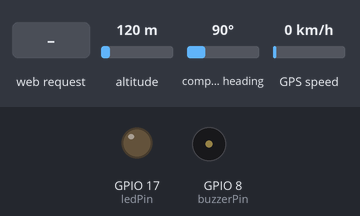
Bench run of a sketch on a simulated ESP32-S3. On the bench: output pins drawn as LEDs (lit = HIGH), buzzer (waves = sounding, pin HIGH). The inputs (shaded band) are chosen by the test bench; at power-on: altitude 120 m, compass heading 90°, GPS speed 0 km/h. WiFi joins after 1.5 s; servers stay silent unless stated; the GPS gets a fix after 3 s at 37.7749, -122.4194 with 8 satellites; what the sketch prints to the serial monitor is not drawn.

Above: at 2.7 s.
2.8 s: HTTP request GET /toggleLED received
At 3.7 s:
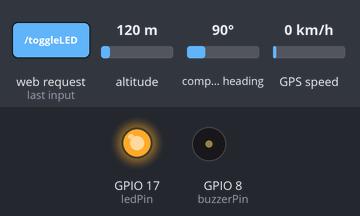
4.3 s: HTTP request GET /toggleBuzzer received
At 4.9 s:
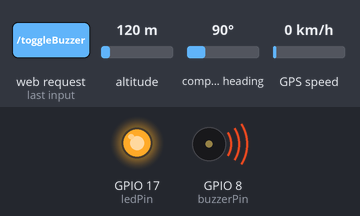
5.8 s: HTTP request GET /toggleLED received
At 6.1 s:
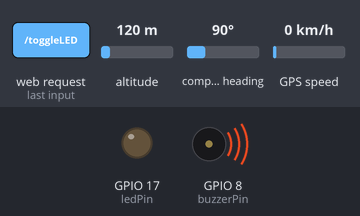
Timing chart, 0 to 8.8 s (numbered marks = the images above; inputs shaded):
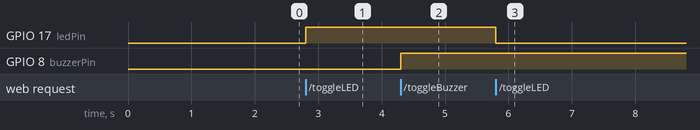

The sketch:

espGSM.ino
```cpp
#include <WiFi.h>
#include <WebServer.h>
#include <TinyGPSPlus.h>

// Wi-Fi credentials
const char* ssid = "njuguna";
const char* password = "398#Pita";

// Server
WebServer server(80);

// Pins
const int ledPin = 17;
const int buzzerPin = 8;

// States
bool ledState = false;
bool buzzerState = false;

// GPS setup
TinyGPSPlus gps;
HardwareSerial gpsSerial(1); // Use UART1
float latitude = 0.0, longitude = 0.0;

String getHTML() {
  String html = "<!DOCTYPE html><html><head><meta name='viewport' content='width=device-width, initial-scale=1.0'>";
  html += "<style>body{font-family:Arial;text-align:center;} button{padding:15px 30px;font-size:20px;margin:10px;border:none;border-radius:8px;color:white;cursor:pointer;}";
  html += ".on{background:green;} .off{background:red;}";
  html += ".buzzerOff{background:gray;} .buzzerOn{background:yellow;color:black;font-weight:bold;animation: blink 1s infinite;} @keyframes blink {50% {background:red;color:white;}}";
  html += "</style></head><body>";

  html += "<h2>ESP32 LED, Buzzer & GPS</h2>";

  // LED section
  html += "<p>LED is <b>" + String(ledState ? "ON" : "OFF") + "</b></p>";
  html += "<a href='/toggleLED'><button class='" + String(ledState ? "on" : "off") + "'>";
  html += (ledState ? "Turn OFF LED" : "Turn ON LED") + String("</button></a>");

  // Buzzer section
  html += "<p>Buzzer is <b>" + String(buzzerState ? "ON ⚠️" : "OFF") + "</b></p>";
  html += "<a href='/toggleBuzzer'><button class='" + String(buzzerState ? "buzzerOn" : "buzzerOff") + "'>";
  html += (buzzerState ? "STOP BUZZER" : "START BUZZER") + String("</button></a>");

  // GPS section
  html += "<h3>GPS Location</h3>";
  if (latitude != 0.0 && longitude != 0.0) {
    html += "<p>Latitude: " + String(latitude, 6) + "<br>Longitude: " + String(longitude, 6) + "</p>";
    html += "<p><a href='https://maps.google.com/?q=" + String(latitude, 6) + "," + String(longitude, 6) + "' target='_blank'>Open in Google Maps</a></p>";
  } else {
    html += "<p><i>Waiting for GPS signal...</i></p>";
  }

  html += "</body></html>";
  return html;
}

void handleRoot() { server.send(200, "text/html", getHTML()); }
void handleToggleLED() { ledState = !ledState; digitalWrite(ledPin, ledState ? HIGH : LOW); handleRoot(); }
void handleToggleBuzzer() { buzzerState = !buzzerState; digitalWrite(buzzerPin, buzzerState ? HIGH : LOW); handleRoot(); }

void setup() {
  pinMode(ledPin, OUTPUT);
  pinMode(buzzerPin, OUTPUT);
  digitalWrite(ledPin, LOW);
  digitalWrite(buzzerPin, LOW);

  Serial.begin(115200);
  gpsSerial.begin(9600, SERIAL_8N1, 16, 17); // RX=16, TX=17 for GPS

  WiFi.begin(ssid, password);
  Serial.print("Connecting to WiFi");
  while (WiFi.status() != WL_CONNECTED) {
    delay(500);
    Serial.print(".");
  }
  Serial.println("\nConnected! IP: " + WiFi.localIP().toString());

  server.on("/", handleRoot);
  server.on("/toggleLED", handleToggleLED);
  server.on("/toggleBuzzer", handleToggleBuzzer);
  server.begin();
}

void loop() {
  server.handleClient();

  while (gpsSerial.available() > 0) {
    gps.encode(gpsSerial.read());
    if (gps.location.isUpdated()) {
      latitude = gps.location.lat();
      longitude = gps.location.lng();
      Serial.printf("Lat: %.6f, Lng: %.6f\n", latitude, longitude);
    }
  }
}
```

Measured:
- after the input at 2.8 s, GPIO 17 (ledPin): LOW → HIGH at once
- after the input at 4.3 s, GPIO 8 (buzzerPin): LOW → HIGH at once
- after the input at 5.8 s, GPIO 17 (ledPin): HIGH → LOW at once
